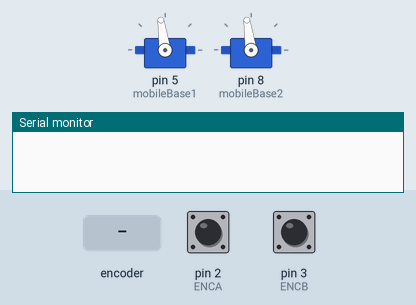
Recording of a sketch running on a simulated Arduino Uno, built with avr-gcc and run on an emulated ATmega328P. Shown: 2 × servo, the last lines printed to the serial monitor. Inputs (shaded band) come from the test bench; at power-on: pin 2 (ENCA) HIGH, pin 3 (ENCB) HIGH.

Above: at 1.2 s.
1.3 s: rotary encoder on pin 2 (ENCA) / pin 3 (ENCB) turned 1 step (first pin leading)
At 2.2 s:
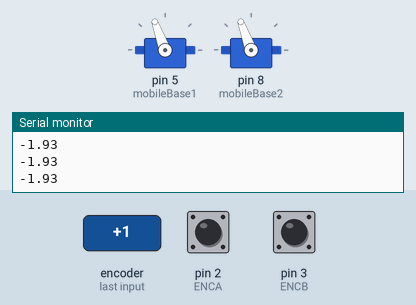
3.0 s: rotary encoder on pin 2 (ENCA) / pin 3 (ENCB) turned 1 step (first pin leading)
At 6.3 s:
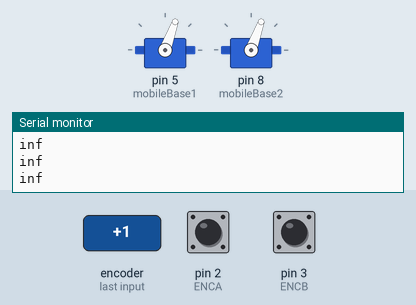
Timing chart, 0 to 7.8 s (numbered marks = the images above; inputs shaded):
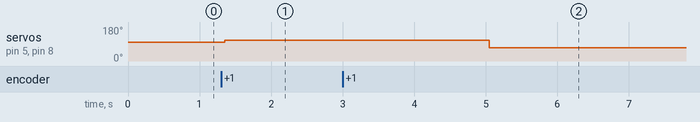

Measured:
- after the input at 1.3 s, servo on pin 5 (mobileBase1), servo on pin 8 (mobileBase2): 98° → 110° after 0.05 s
- after the input at 3.0 s, servo on pin 5 (mobileBase1), servo on pin 8 (mobileBase2): 110° → 70° after 2.1 s

The sketch:

pid_new_encoder.ino
```cpp
/*
 * rosserial PubSub Example
 * Prints "hello world!" and toggles led
 */
#include <Encoder.h>
#include <util/atomic.h>
#include <Servo.h>

// Pins
#define ENCA 2
#define ENCB 3
#define IN1 5
#define IN2 6
long prevT = 0;
int posPrev = 0;
float cumuError = 0;
float error;
float lastError;
float rateError;
float rpmFilt = 0;
float rpmPrev = 0;

int pwr = 10;
int dir = 1;
int pos = 0;
float rpm;
int feedPwr=90;

int currTime = 0;

Servo mobileBase1, mobileBase2;
int a, encoder0PinALast=LOW;
int encoder0Pos = 0;
int time_H, time_L;
float deltaT;
float frequency=0;
void setup() {
  // put your setup code here, to run once:
  Serial.begin(9600);
  pinMode(ENCA, INPUT_PULLUP);
  pinMode(ENCB, INPUT_PULLUP);
  mobileBase1.attach(5);
  mobileBase2.attach(8);
  mobileBase1.write(98);
  mobileBase2.write(98);


}
void loop() {
   a = digitalRead(ENCA);
   currTime = millis();
//   Serial.println(a);
   if ((encoder0PinALast == LOW) && (a == HIGH)) {    // Signal A and B Direction
     if (digitalRead(ENCB) == LOW) {
       encoder0Pos--;
       dir = -1;
//       Serial.print (" CW, ");       //  Direction CW
     } else {
       encoder0Pos++;
       dir = 1;
//       Serial.print (" CCW, ");    //  Direction CCW
     }

    //--------- Frequency Monitor ------------------

     time_H = pulseIn(ENCA,HIGH);
     time_L = pulseIn(ENCA,LOW);
     deltaT = time_H+time_L;
     deltaT = deltaT/1e6;
     frequency = 1.0/deltaT;
//     Serial.print(" F = ");
//     Serial.print(frequency);
//     Serial.println(" Hz ");


   }
 encoder0PinALast = a;
 rpm = frequency/2000*60;
 Serial.println(rpm);
    // Low-pass filter (25 Hz cutoff)
//  rpmFilt = 0.854*rpmFilt + 0.0728*rpm + 0.0728*rpmPrev;
//  rpmPrev = rpm;
  ////////// PID control ////////////////////////
  float target_vel = 340;
//  Serial.println(target_vel);
  float kp = 1;
  float ki = 0;
//  float kd = 5;
  float new_pwr = computePID(kp,ki,target_vel, rpm, deltaT);
  ///////////////////////////////////////////////
  if (pwr < 90){
    dir = -1;
    }
  else{
    dir = 1;
    }
  pwr = (int) fabs(new_pwr);
  if (pwr > 110){
    pwr = 110;
    }
   else if (pwr < 70){
    pwr = 70;
   }
  run_motor(dir, pwr);
}
float computePID(float kp,float ki,float target_vel, float rpm, float deltaT){
  error = target_vel - rpm;
  cumuError += error*deltaT;
  float out_signal = kp*error + ki*cumuError;
  return out_signal;
  }
void run_motor(int dir, float pwr){
//  feedPwr = feedPwr+pwr;
  mobileBase1.write(pwr);
  mobileBase2.write(pwr);
//  if (dir == 1){
//    mobileBase1.write(90 + pwr);
//    mobileBase2.write(90 + pwr);
//  }
//  else if (dir == -1){
//    mobileBase1.write(90 - pwr);
//    mobileBase2.write(90 - pwr);
//  }
//  else{
//    mobileBase1.write(90);
//    mobileBase2.write(90);
//    }
 }
```
